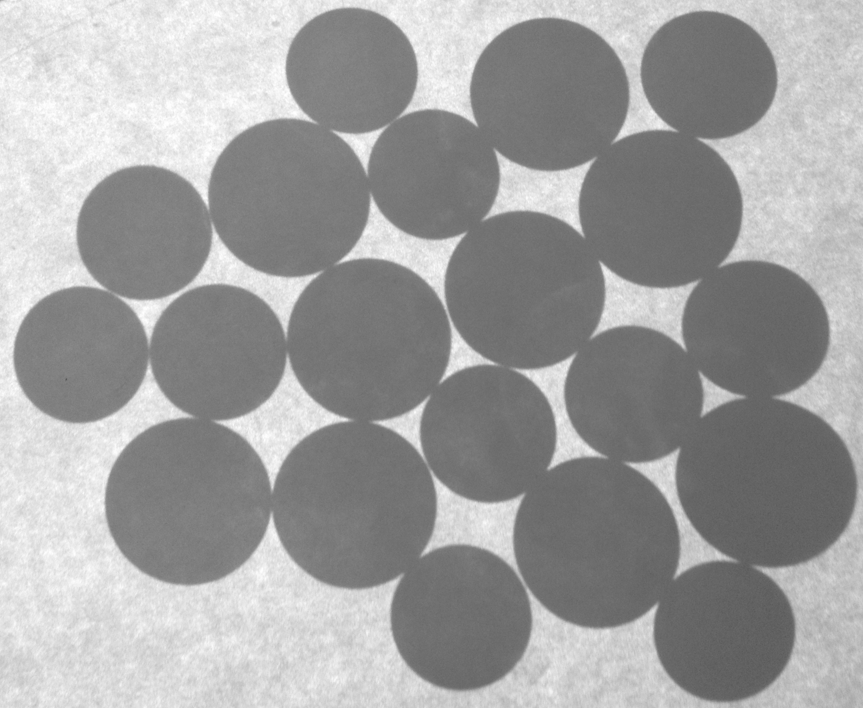
%> input picture Dữ liệu bài tập/Buổi 08 (15-12-S)/coins.png, 863 x 708 px
$ octave Ex10_4.m   (GNU Octave 9; MATLAB toolbox functions it lacks are replaced by stand-ins)
%> lines starting %> are read from the running program, lines starting %| are printed output that depends on the picture; in (x1, y1, x2, y2) boxes, pixels count from 0 and x2, y2 are one past the last pixel; in counts of white or black regions, pixels touching at a corner belong together; the program's own positions count from 1
%Ex10_4 Hough Transform Application
clear, clc, close all;
%%%%%%%%%%%%%%%%%%%%%%%%%%%%%%%%%%%%%%%%
%load test image
Img = imread('coins.png');
%> Img is the input picture: size 708x863 uint8; min 87, max 255, mean 159.7

FS = 15; %fontsize of caption
figure, clf;
subplot(1, 3, 1), imshow(Img), title('Original Image', "fontsize", FS);

pkg load image;
%extract edges
bw = edge(Img, 'prewitt', 0.15);
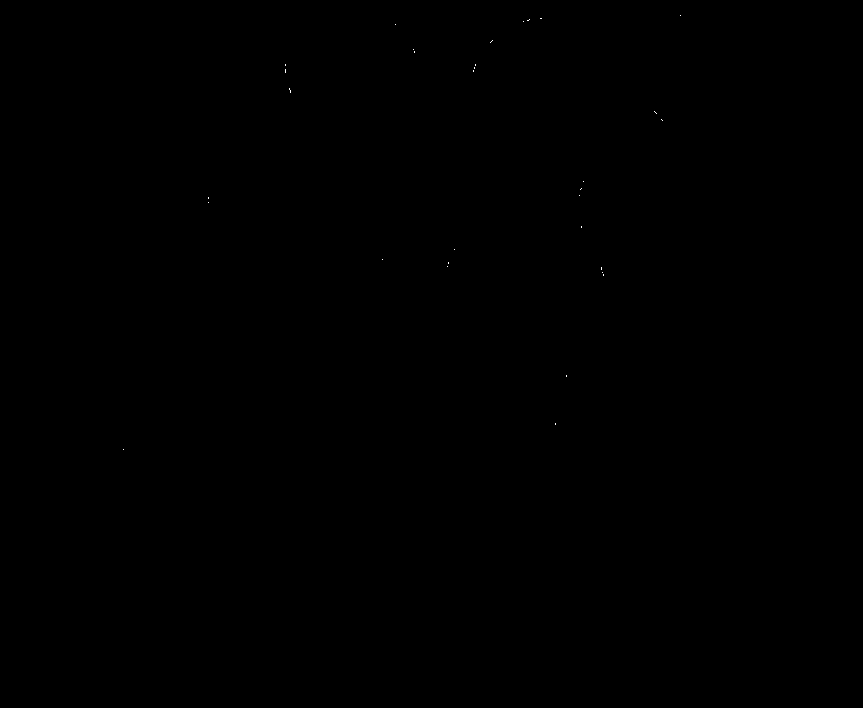
%> bw: size 708x863 logical; 0.01% white in thin lines or dots, all inside (x1, y1, x2, y2) = (123, 15, 681, 450)
subplot(1, 3, 2), imshow(bw), title('Edge Detection by Prewitt', "fontsize", FS);

%find edges using Hough transform
[centers, radii, metric] = imfindcircles(bw, [40 200], 'Sensitivity', 0.9);
%> centers = [432 354.5]; radii = 120.8; metric = 0.00108
subplot(1, 3, 3), imshow(Img), title('Edge Detection by HT', "fontsize", FS);
hold on; plot(centers(:,1), centers(:,2), 'xr', 'MarkerSize', 2, 'LineWidth', 0.5);
viscircles(centers, radii, 'EdgeColor', 'y', 'LineWidth', 0.5);
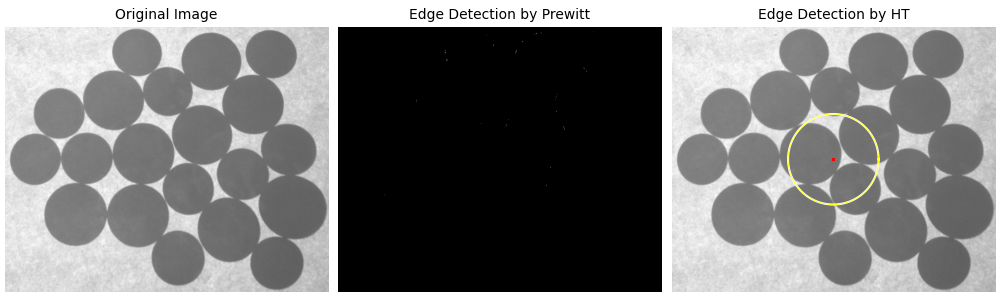
%> figure redrawn from the program's plot data, 3 panels
saveas(gcf, 'Coin Center Findings using HT.png');

$ run again, with Dữ liệu bài tập/Buổi 08 (15-12-S)/bike.png copied over Dữ liệu bài tập/Buổi 08 (15-12-S)/coins.png
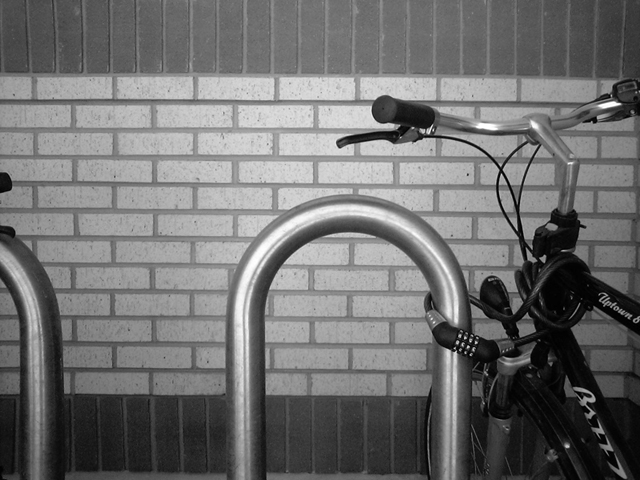
%> input picture Dữ liệu bài tập/Buổi 08 (15-12-S)/bike.png, 640 x 480 px
%> Img is the input picture: size 480x640 uint8; min 0, max 255, mean 112.2
%> `bw = edge(Img, 'prewitt', 0.15);`:
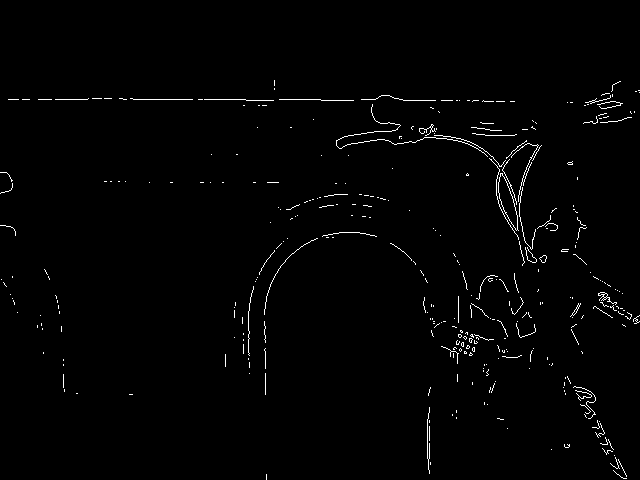
%> bw: size 480x640 logical; 1.3% white in thin lines or dots, all inside (x1, y1, x2, y2) = (0, 80, 640, 480)
%> centers = [348.3 316.9; 558 189.1; 408.4 222.1]; radii = [94.98; 58.73; 122]; metric = [0.191; 0.137; 0.0329]
%> `viscircles(centers, radii, 'EdgeColor', 'y', 'LineWidth', 0.5);`:
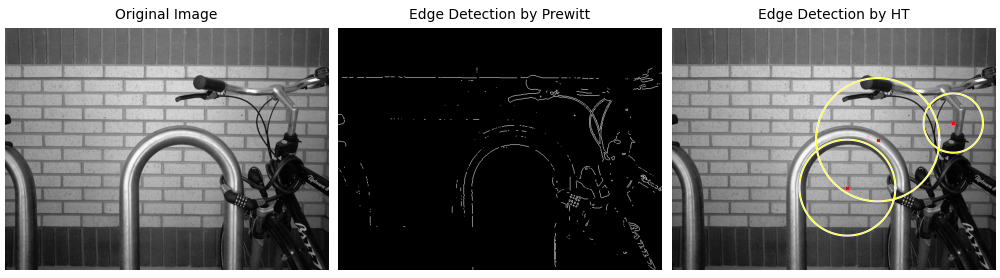
%> figure redrawn from the program's plot data, 3 panels

$ run again, with Dữ liệu bài tập/Buổi 08 (15-12-S)/man_face.png copied over Dữ liệu bài tập/Buổi 08 (15-12-S)/coins.png
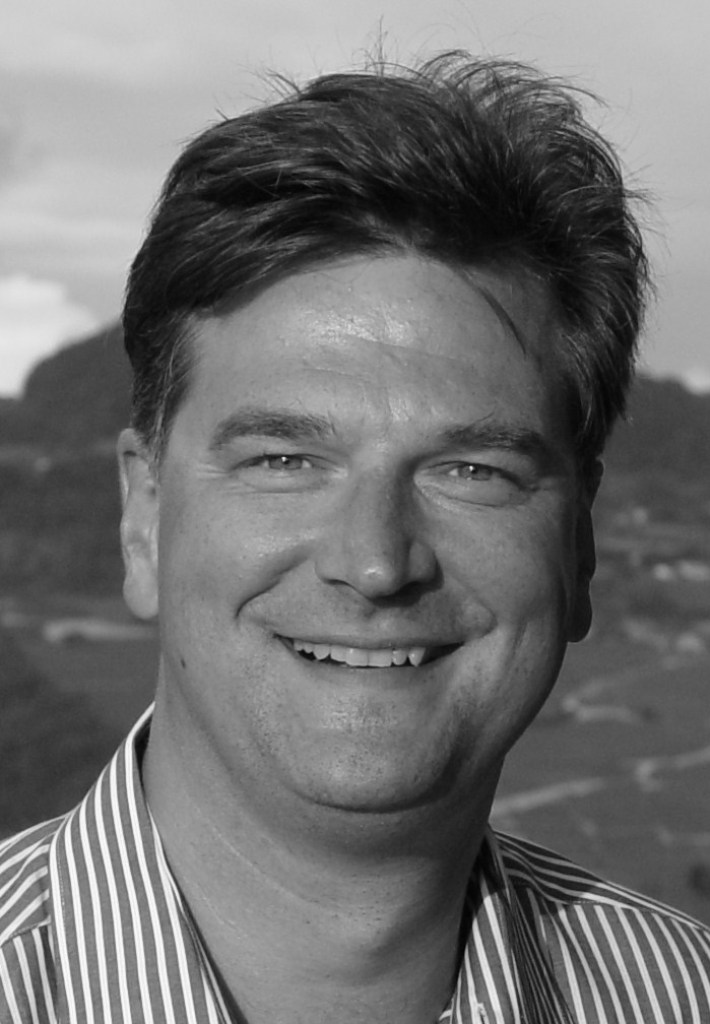
%> input picture Dữ liệu bài tập/Buổi 08 (15-12-S)/man_face.png, 710 x 1024 px
%> Img is the input picture: size 1024x710 uint8; min 2, max 254, mean 112.6
%> `bw = edge(Img, 'prewitt', 0.15);`:
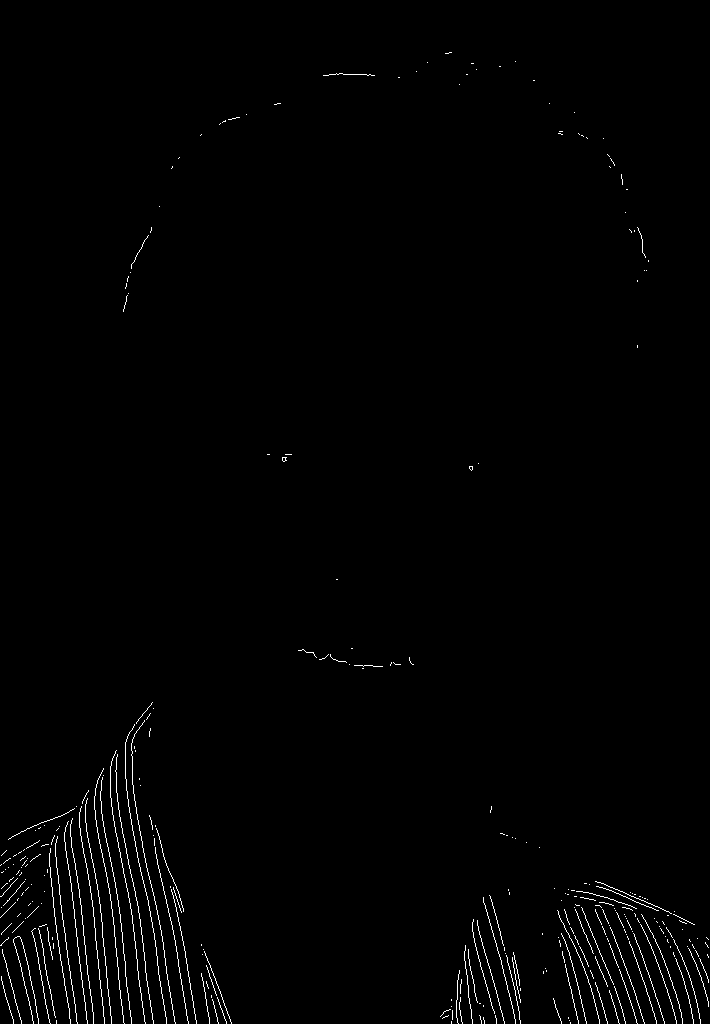
%> bw: size 1024x710 logical; 1.1% white in thin lines or dots
%> centers = [586.9 972.5; 144.9 874.8]; radii = [80.92; 82.35]; metric = [0.11; 0.0411]
%> `viscircles(centers, radii, 'EdgeColor', 'y', 'LineWidth', 0.5);`:
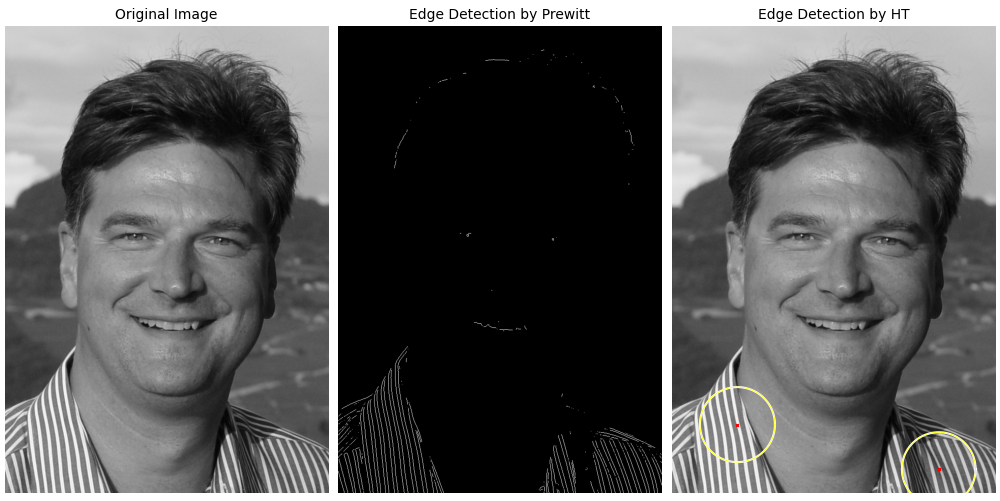
%> figure redrawn from the program's plot data, 3 panels
